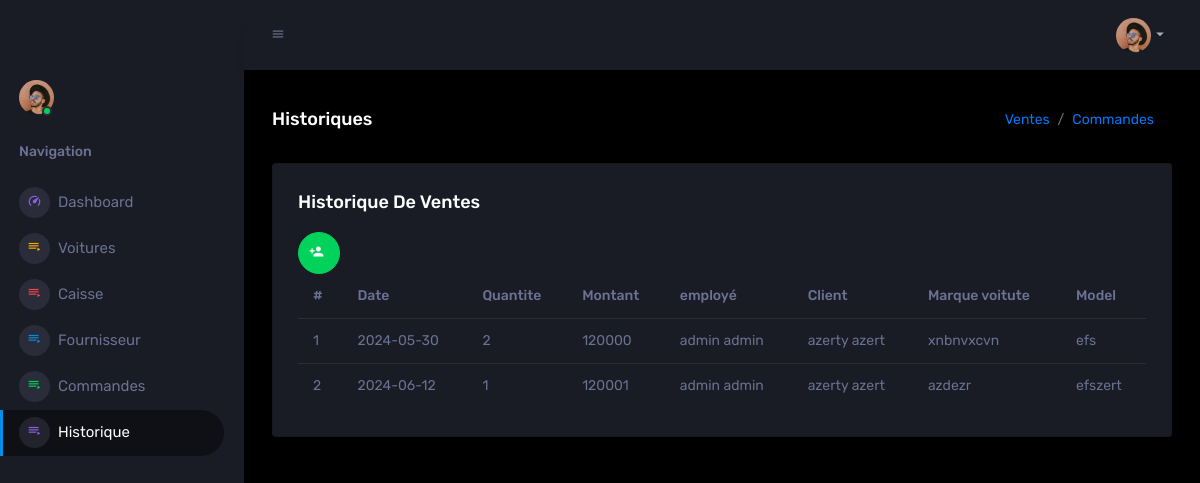
The app's page /vendeur/historique.php with its own data.
### tables this page shows
CREATE TABLE `ventes` (
  `id_vente` int(11) NOT NULL,
  `date_vente` date DEFAULT NULL,
  `quantite_vente` int(11) DEFAULT NULL,
  `montant_vente` int(11) DEFAULT NULL,
  `client_id` int(11) DEFAULT NULL,
  `voiture_id` int(11) DEFAULT NULL,
  `employe_id` int(11) DEFAULT NULL
);

CREATE TABLE `employes` (
  `id_emp` int(11) NOT NULL,
  `nom_emp` varchar(50) DEFAULT NULL,
  `prenom_emp` varchar(50) DEFAULT NULL,
  `mdp` varchar(100) DEFAULT NULL,
  `sexe` varchar(10) DEFAULT NULL,
  `adresse` varchar(50) DEFAULT NULL,
  `telephone` varchar(50) DEFAULT NULL,
  `date_naiss` date DEFAULT NULL,
  `date_emb` date DEFAULT NULL,
  `poste` varchar(50) DEFAULT NULL,
  `salaire` varchar(50) DEFAULT NULL,
  `photo` varchar(250) DEFAULT NULL
);

CREATE TABLE `clients` (
  `id_cli` int(11) NOT NULL,
  `nom_cli` varchar(50) DEFAULT NULL,
  `prenom_cli` varchar(50) DEFAULT NULL,
  `adresse_cli` varchar(50) DEFAULT NULL,
  `telephone_cli` varchar(50) DEFAULT NULL
);

CREATE TABLE `voitures` (
  `id_voiture` int(11) NOT NULL,
  `marque` varchar(50) DEFAULT NULL,
  `model` varchar(50) DEFAULT NULL,
  `annee_fab` int(11) DEFAULT NULL,
  `prix` float DEFAULT NULL,
  `type_carburant` varchar(50) DEFAULT NULL,
  `type_transmission` varchar(50) DEFAULT NULL,
  `couleur` varchar(50) DEFAULT NULL,
  `nbr_place` varchar(50) DEFAULT NULL,
  `quantite_stock` int(11) DEFAULT NULL,
  `photo` varchar(250) DEFAULT NULL
);

### vendeur/historique.php (the view, shortened to what this page needs)
<?php
$servername = "localhost";
$username = "root";
$password = "";
$dbname = "rotor";
$conn = new mysqli($servername, $username, $password, $dbname);
$sql1 = "SELECT
    ventes.id_vente ,
    ventes.date_vente as date_vente,
    ventes.quantite_vente as quantite,
    ventes.montant_vente as montant,
    employes.nom_emp as nom,
    employes.prenom_emp as prenom,
    clients.nom_cli as nom_cli,
    clients.prenom_cli as prenom_cli,
    voitures.marque as marque,
    voitures.model as model
FROM
    ventes
JOIN
    employes ON ventes.employe_id = employes.id_emp
JOIN
    clients ON ventes.client_id = clients.id_cli
JOIN
    voitures ON ventes.voiture_id = voitures.id_voiture
ORDER BY
    ventes.id_vente DESC;
";
$ventes = $conn->query($sql1);
$i = 1;
?>
<!DOCTYPE html>
<html lang="en">
<head>
    <link rel="stylesheet" href="../assets/vendors/mdi/css/materialdesignicons.min.css">
    <link rel="stylesheet" href="assets/vendors/css/vendor.bundle.base.css">
    <link rel="stylesheet" href="../assets/vendors/jvectormap/jquery-jvectormap.css">
    <link rel="stylesheet" href="../assets/vendors/flag-icon-css/css/flag-icon.min.css">
    <link rel="stylesheet" href="../assets/vendors/owl-carousel-2/owl.carousel.min.css">
    <link rel="stylesheet" href="../assets/vendors/owl-carousel-2/owl.theme.default.min.css">
    <link rel="stylesheet" href="../assets/css/style.css">
</head>
<body>
    <div class="container-scroller">
    <nav class="sidebar sidebar-offcanvas" id="sidebar">
        <ul class="nav">
        <li class="nav-item profile">
            <div class="profile-desc">
            <div class="profile-pic">
                <div class="count-indicator">
                <img class="img-xs rounded-circle " src="../assets/images/faces/face15.jpg" alt="">
                <span class="count bg-success"></span>
            </div>
            </div>
        </li>
        <li class="nav-item nav-category">
            <span class="nav-link">Navigation</span>
        </li>
        <li class="nav-item menu-items">
            <a class="nav-link" href="dashboard.php">
            <span class="menu-icon">
                <i class="mdi mdi-speedometer"></i>
            </span>
            <span class="menu-title">Dashboard</span>
            </a>
        </li>
        <li class="nav-item menu-items">
            <a class="nav-link" href="voiture.php">
            <span class="menu-icon">
                <i class="mdi mdi-playlist-play"></i>
            </span>
            <span class="menu-title">Voitures</span>
            </a>
        </li>
        <li class="nav-item menu-items">
            <a class="nav-link" href="caisse.php">
            <span class="menu-icon">
                <i class="mdi mdi-playlist-play"></i>
            </span>
            <span class="menu-title">Caisse</span>
            </a>
        </li>
        <li class="nav-item menu-items">
            <a class="nav-link" href="fournisseur.php">
            <span class="menu-icon">
                <i class="mdi mdi-playlist-play"></i>
            </span>
            <span class="menu-title">Fournisseur</span>
            </a>
        </li>
        <li class="nav-item menu-items">
            <a class="nav-link" href="commande.php">
            <span class="menu-icon">
                <i class="mdi mdi-playlist-play"></i>
            </span>
            <span class="menu-title">Commandes</span>
            </a>
        </li>
        <li class="nav-item menu-items">
            <a class="nav-link" href="historique.php">
            <span class="menu-icon">
                <i class="mdi mdi-playlist-play"></i>
            </span>
            <span class="menu-title">Historique</span>
            </a>
        </li>
        </ul>
    </nav>
    <div class="container-fluid page-body-wrapper">
        <nav class="navbar p-0 fixed-top d-flex flex-row">
            <div class="navbar-menu-wrapper flex-grow d-flex align-items-stretch">
                <button class="navbar-toggler navbar-toggler align-self-center" type="button" data-toggle="minimize">
                <span class="mdi mdi-menu"></span>
                </button>
                <ul class="navbar-nav navbar-nav-right">
                    <li class="nav-item dropdown">
                        <a class="nav-link" id="profileDropdown" href="#" data-toggle="dropdown">
                        <div class="navbar-profile">
                            <img class="img-xs rounded-circle" src="../assets/images/faces/face15.jpg" alt="">
                            <i class="mdi mdi-menu-down d-none d-sm-block"></i>
                        </div>
                        </a>
                    </li>
                </ul>
            </div>
        </nav>
        <div class="main-panel">
        <div class="content-wrapper">
            <div class="page-header">
                <h3 class="page-title"> Historiques </h3>
                <nav aria-label="breadcrumb">
                    <ol class="breadcrumb">
                    <li class="breadcrumb-item"><a href="#" id="vente">Ventes</a></li>
                    <li class="breadcrumb-item active" aria-current="page"><a href="#" id="com">Commandes</a></li>
                    </ol>
                </nav>
            </div>
            <div class="row " style="display: block;" id="venteBlock">
                <div class="col-12 grid-margin">
                    <div class="card">
                    <div class="card-body">
                        <h4 class="card-title">Historique de ventes</h4>
                        <button type="button" class="btn btn-success btn-rounded btn-icon" id="addVoiture">
                            <i class="mdi mdi-account-plus "></i>
                        </button>
                        <div class="table-responsive">
                        <table class="table">
                            <thead>
                                <tr>
                                    <th> # </th>
                                    <th> Date </th>
                                    <th> Quantite </th>
                                    <th> Montant </th>
                                    <th> employé </th>
                                    <th> Client </th>
                                    <th> Marque voitute</th>
                                    <th> Model </th>
                                </tr>
                            </thead>
                            <tbody>
                            <?php
                            while ($row = $ventes->fetch_assoc()) {
                                echo "<tr>";
                                echo "<td>" . $i++ . "</td>";
                                echo "<td>" . $row["date_vente"] . "</td>";
                                echo "<td>" . $row["quantite"] . "</td>";
                                echo "<td>" . $row["montant"] . "</td>";
                                echo "<td>" . $row["nom"] . " " . $row["prenom"]. "</td>";
                                echo "<td>" . $row["nom_cli"] . " " . $row['prenom_cli'] . "</td>";
                                echo "<td>" . $row["marque"] . "</td>";
                                echo "<td>" . $row["model"] . "</td>";
                                echo "</tr>";
                            }
                            ?>
                            </tbody>
                        </table>
                        </div>
                    </div>
                    </div>
                </div>
            </div>
        </div>
        </div>
    </div>
    </div>
</body>
</html>

### records on screen
ventes: date_vente "2024-05-30", quantite_vente "2", montant_vente "120000", employe.nom_emp "admin", employe.prenom_emp "admin", client.nom_cli "azerty", client.prenom_cli "azert", voiture.marque "xnbnvxcvn", voiture.model "efs"
ventes: date_vente "2024-06-12", quantite_vente "1", montant_vente "120001", employe.nom_emp "admin", employe.prenom_emp "admin", client.nom_cli "azerty", client.prenom_cli "azert", voiture.marque "azdezr", voiture.model "efszert"
